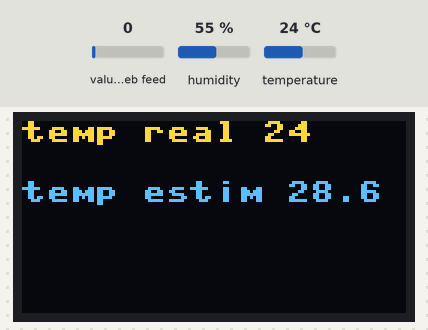
Simulated run of this program. Board: ESP8266 board running MicroPython. Parts: 128×64 one-colour display. The inputs (shaded band) are chosen by the test bench; at power-on: value of the web feed 0, temperature 24 °C, humidity 55 %. The OLED is the two-colour kind (top 16 rows yellow); WiFi joins after 1.5 s; requests to the public web service named in the program get a made-up reply in its usual format after 0.4 s (London, UTC, broken clouds, 64 % humidity, 1013 hPa unless stated); library files of the repository ran but are not shown: ssd1306.py; what the program prints to the serial console is not drawn.

Above: at 5.3 s.
5.4 s: value of the web feed set to 2
At 12.0 s:
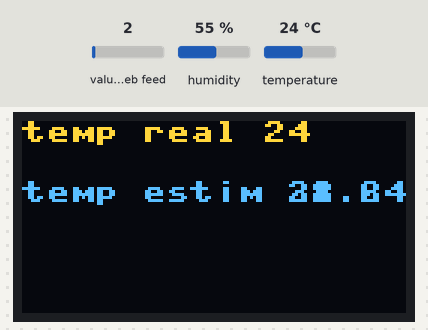
12.5 s: temperature set to 12 °C
At 18.4 s:
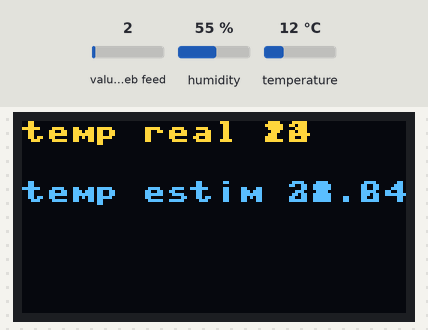
18.7 s: value of the web feed set to 13
At 23.8 s:
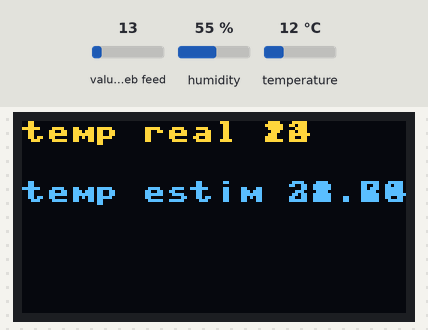
25.0 s: temperature set to 19 °C
31.2 s: temperature set to 33 °C
Timing chart, 0 to 34.2 s (numbered marks = the images above; inputs shaded):
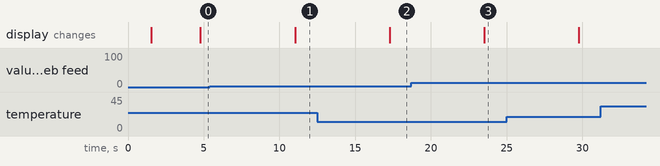

The program:

main.py
```python
from SensorDHT import SensorDHT  # Asegúrate de que el archivo se llama mi_modulo.py
import time
from time import sleep
import ssd1306
sensor = SensorDHT("Xiaomi 12", "memo121255")

while True:
    real_temperature = sensor.get_temperature()
    estimated_temperature = sensor.update_estimated_temperature()
    if real_temperature is not None:
        print("Temperatura Real:", real_temperature)
    if estimated_temperature is not None:
        print("Temperatura Estimada:", estimated_temperature)
    sensor.oled.poweron()
    sensor.oled.text("temp real "+real_temperature,0,0)
    sensor.oled.text("temp estim "+estimated_temperature,0,20)
    sensor.oled.show()

    sleep(3)
```

SensorDHT.py
```python
import network
import urequests
import machine
from machine import Pin, SoftI2C
from time import sleep
import dht
import ssd1306


class SensorDHT:

    def __init__(self, ssid, password):

        # Network
        self.wlan = network.WLAN(network.STA_IF)
        self.wlan.active(True)
        self.wlan.connect(ssid, password)
        while not self.wlan.isconnected():
            pass

        self.URL = "https://retoequipo1-3f172-default-rtdb.firebaseio.com/Reto_Equipo1/.json"
        self.URL_hora = "https://retoequipo1-3f172-default-rtdb.firebaseio.com/Reto_Equipo1/hora.json"
        # Initialize LCD Display
        self.i2c = SoftI2C(scl=Pin(5), sda=Pin(4))
        self.oled_width = 128
        self.oled_height = 64
        self.oled = ssd1306.SSD1306_I2C(self.oled_width,self.oled_height,self.i2c)


        # Initalize Sensor DHT11
        self.sensor = dht.DHT11(Pin(14))

    def lcd_str(self, message, col, row):
        self.lcd.move_to(col, row)
        self.lcd.putstr(message)

    def tempa(self, horas):
        return 22 + 1.32 * horas

    def tempb(self, horas):
        return 38 - 1.32 * horas

    def horas_map(self, horas):
        return {
            6:0, 7:1, 8:2, 9:3, 10:4, 11:5, 12:6, 13:7,
            14:8, 15:9, 16:10, 17:11, 18:12, 19:0,
            20:1, 21:2, 22:3, 23:4, 0:5, 1:6,
            2:7, 3:8, 4:9, 5:10
        }[horas]

    def get_temperature(self):
        try:
            sleep(2)
            self.sensor.measure()
            temp = self.sensor.temperature()
            temp_real_data = "{\"temp_real\":\"" + str(temp) + "\"}"
            temp_real = urequests.patch(self.URL, data=temp_real_data)
            res_real = temp_real.json()
            return str(temp)
        except OSError as e:
            print('Failed to read sensor.')
            return ""

    def update_estimated_temperature(self):
        try:
            response = urequests.get(self.URL_hora)
            data = response.json()
            print(data)
            hora = int(data)
            print(hora)
            if hora < 12:
                hora = self.horas_map(hora)
                temp_est = self.tempa(hora)
            else:
                hora = self.horas_map(hora)
                temp_est = self.tempb(hora)
            tempv = temp_est
            temp_est_data = "{\"temp_est\":\"" + str(temp_est) + "\"}"
            temp_est = urequests.patch(self.URL, data=temp_est_data)
            res_est = temp_est.json()
            return str(tempv)
        except Exception as e:
            print(f"Error al obtener datos de temperatura estimada: {str(e)}")
            return ""
```

Measured:
- after the input at 5.4 s, the display: changes after 5.6 s (image 1)
- after the input at 12.5 s, the display: changes after 4.8 s (image 2)
- after the input at 18.7 s, the display: changes after 4.8 s (image 3)
